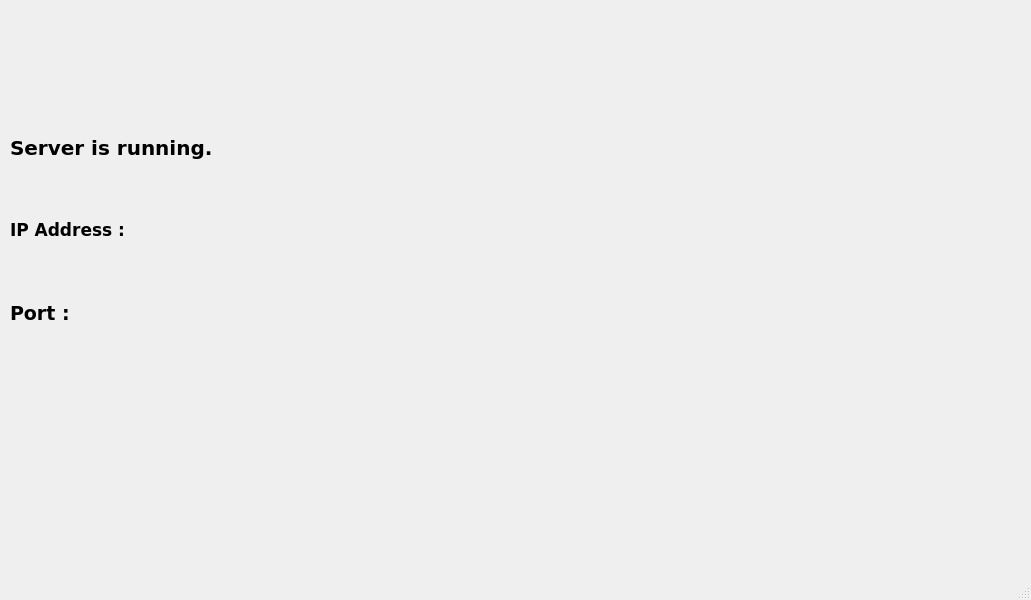
<?xml version="1.0" encoding="UTF-8"?>
<ui version="4.0">
 <class>MainWindow</class>
 <widget class="QMainWindow" name="MainWindow">
  <property name="geometry">
   <rect>
    <x>0</x>
    <y>0</y>
    <width>1031</width>
    <height>600</height>
   </rect>
  </property>
  <property name="windowTitle">
   <string>MainWindow</string>
  </property>
  <widget class="QWidget" name="centralwidget">
   <widget class="QWidget" name="gridLayoutWidget">
    <property name="geometry">
     <rect>
      <x>10</x>
      <y>110</y>
      <width>461</width>
      <height>241</height>
     </rect>
    </property>
    <layout class="QGridLayout" name="gridLayout">
     <item row="2" column="1">
      <widget class="QLabel" name="portValue">
       <property name="font">
        <font>
         <family>Courier 10 Pitch</family>
         <pointsize>14</pointsize>
         <italic>false</italic>
         <bold>true</bold>
        </font>
       </property>
       <property name="text">
        <string/>
       </property>
      </widget>
     </item>
     <item row="1" column="1">
      <widget class="QLabel" name="IpValue">
       <property name="font">
        <font>
         <family>Courier 10 Pitch</family>
         <pointsize>14</pointsize>
         <italic>false</italic>
        </font>
       </property>
       <property name="text">
        <string/>
       </property>
      </widget>
     </item>
     <item row="2" column="0">
      <widget class="QLabel" name="port">
       <property name="font">
        <font>
         <family>DejaVu Sans</family>
         <pointsize>14</pointsize>
         <italic>false</italic>
         <bold>true</bold>
        </font>
       </property>
       <property name="text">
        <string>Port :</string>
       </property>
       <property name="margin">
        <number>15</number>
       </property>
      </widget>
     </item>
     <item row="1" column="0">
      <widget class="QLabel" name="IP">
       <property name="font">
        <font>
         <family>DejaVu Sans</family>
         <pointsize>13</pointsize>
         <italic>false</italic>
         <bold>true</bold>
        </font>
       </property>
       <property name="text">
        <string>IP Address :</string>
       </property>
       <property name="margin">
        <number>15</number>
       </property>
      </widget>
     </item>
     <item row="0" column="0" colspan="2">
      <widget class="QLabel" name="serverLabel">
       <property name="font">
        <font>
         <family>DejaVu Sans</family>
         <pointsize>15</pointsize>
         <italic>false</italic>
         <bold>true</bold>
        </font>
       </property>
       <property name="text">
        <string>Server is running.</string>
       </property>
       <property name="margin">
        <number>15</number>
       </property>
      </widget>
     </item>
    </layout>
   </widget>
   <widget class="QLabel" name="label">
    <property name="geometry">
     <rect>
      <x>470</x>
      <y>100</y>
      <width>621</width>
      <height>281</height>
     </rect>
    </property>
    <property name="text">
     <string/>
    </property>
    <property name="pixmap">
     <pixmap>../Desktop/small_tubitak-02.jpg</pixmap>
    </property>
   </widget>
  </widget>
  <widget class="QMenuBar" name="menubar">
   <property name="geometry">
    <rect>
     <x>0</x>
     <y>0</y>
     <width>1031</width>
     <height>24</height>
    </rect>
   </property>
  </widget>
  <widget class="QStatusBar" name="statusbar"/>
 </widget>
 <resources/>
 <connections/>
</ui>
